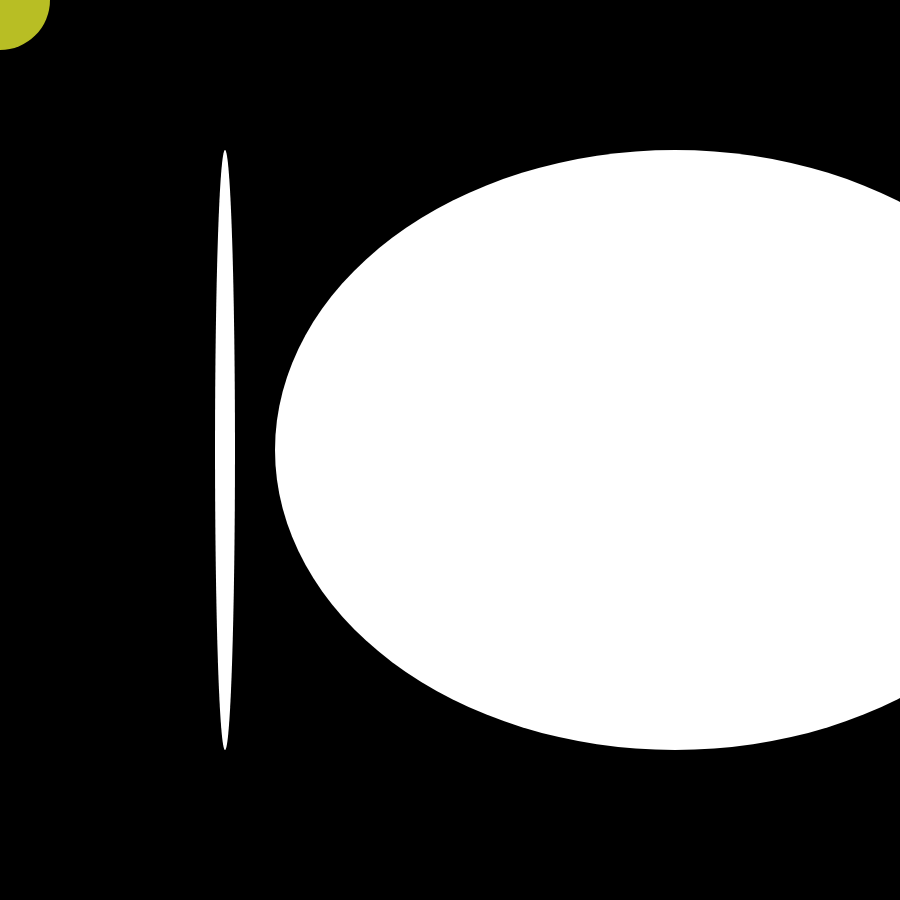
Frame 1 (no input)
Frame 60 (no input): identical to frame 1, image omitted
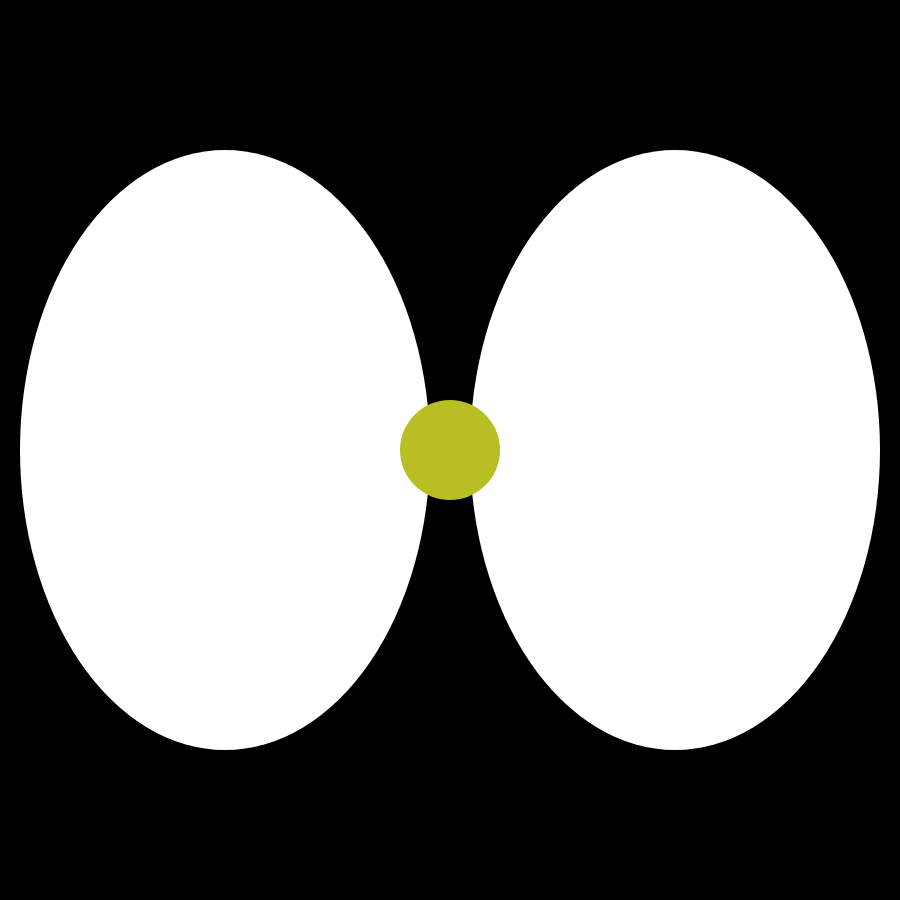
Frame 120 (the mouse pressed at the canvas centre since frame 60)

The p5.js sketch that drew these frames (run headless with seeded random() and noise() and a simulated clock; from frame 60 on, the mouse is pressed at the canvas centre):

// p5.js sketch
// ── sketch.js
let accent = "#B8BE24";
let ellipseSize1;
let ellipseSize2;

function setup() {
  createCanvas(900, 900);
  noStroke(); // no contour
  noCursor(); // hide default cursor
}

function draw() {
  background("black");

  fill("white");

  // ellipse 1
  ellipseSize1 = map(mouseX, 0, width, 20, 800);
  ellipse(225, 450, ellipseSize1, 600);

  // ellipse 2
  ellipseSize2 = map(mouseX, 0, width, 800, 20);
  ellipse(675, 450, ellipseSize2, 600);

  // draw ellipse as mouse cursor
  fill(accent);
  noStroke();
  ellipse(mouseX, mouseY, 100, 100);
}
